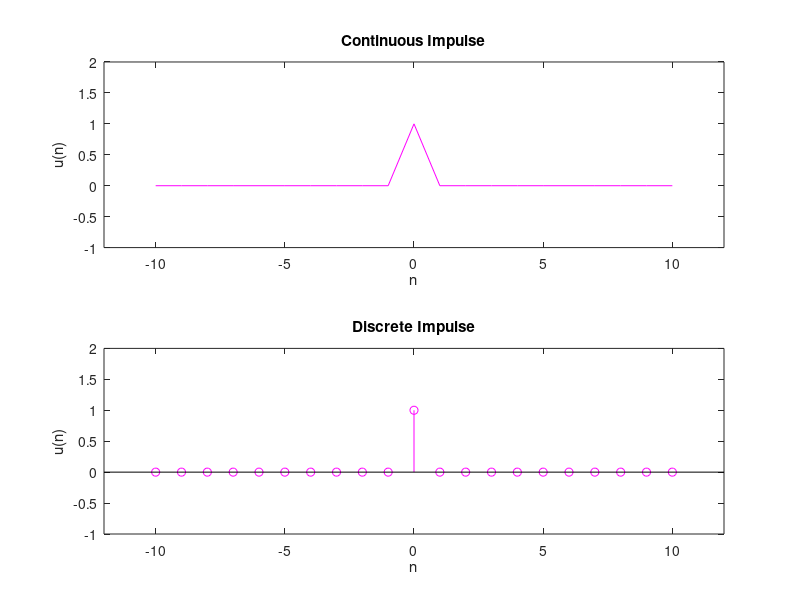

Reproduce this figure in MATLAB.
clc;
clear all;
close all;
n=-10:10;
u=[zeros(1,10) 1 zeros(1,10)];
subplot(2,1,1)
plot(n,u,'m')
xlabel('n')
ylabel('u(n)')
title('Continuous Impulse')
axis([-12 12 -1 2])
subplot(2,1,2)
stem(n,u,'m')
xlabel('n')
ylabel('u(n)')
title('Discrete Impulse')
axis([-12 12 -1 2])
